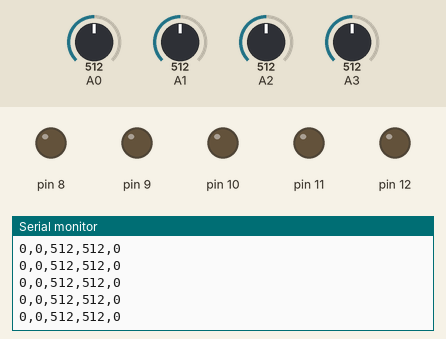
This sketch was run on a simulated Arduino Uno, built with avr-gcc and run on an emulated ATmega328P. Parts: output pins drawn as LEDs (lit = HIGH), the last lines printed to the serial monitor. The inputs (shaded band) are chosen by the test bench; at power-on: A2 = 512, A0 = 512, A1 = 512, A3 = 512.

Above: at 4.2 s.
4.3 s: A2 set to 109
At 5.1 s:
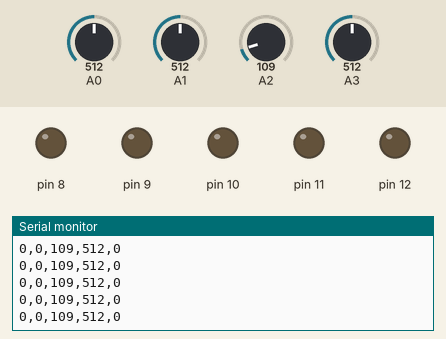
7.3 s: A2 set to 91
At 8.0 s:
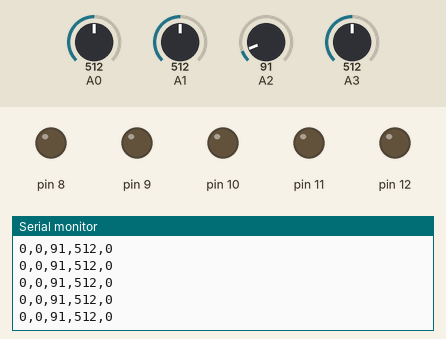
Timing chart, 0 to 10.3 s (numbered marks = the images above; inputs shaded):
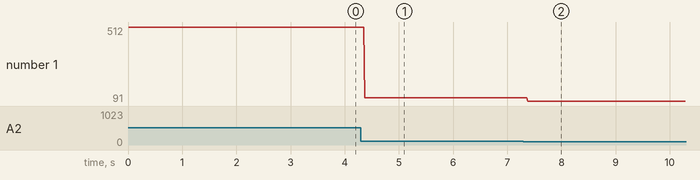

The sketch:

Flowers_led.ino
```cpp
int emg0 [64];
int emg1 [64];
int amp[2] = {0, 0};
int Max[2] = {0, 0};
int Min[2] = {1000, 1000};
int th[2] = {0, 0};
int L[2] = {0, 0};
byte B [11] = {0b00000000, 0b00000000, 0b00000000, 0b10000000, 0b11000000, 0b11100000, 0b11110000, 0b11111000, 0b11111100, 0b11111110, 0b11111111};
long int Time[2] = {0, 0};

void amplitude() {
  for (int i = 0; i < 63; i++) {
    emg0[i] = emg0[i + 1];
    emg1[i] = emg1[i + 1];
  }
  emg0[63] = analogRead(A0);
  emg1[63] = analogRead(A1);
  Min[0] = Min[1] = 1024;
  Max[0] = Max[1] = 0;
  for (int i = 0; i < 64; i++) {
    if (emg0[i] < Min[0]) {
      Min[0] = emg0[i];
    }
    if (emg0[0] > Max[0]) {
      Max[0] = emg0[i];
    }
    if (emg1[i] < Min[1]) {
      Min[1] = emg1[i];
    }
    if (emg1[0] > Max[1]) {
      Max[1] = emg1[i];
    }
  }
  amp[0] = 0.7 * amp[0] + 0.3 * (Max[0] - Min[0]);
  amp[1] = 0.7 * amp[1] + 0.3 * (Max[1] - Min[1]);
  th[0] = analogRead(A2);
  th[1] = analogRead(A3);
  if (amp[0] > th[0] and Time[0] > Time[1]) {
    L[1] = L[0];
    L[0] = min(10, L[0] + 1);
    Time[1] = Time[0] + 2000;
  }
  if (amp[1] > th[1] and Time[0] > Time[1]) {
    L[1] = L[0];
    L[0] = max(0, L[0] - 1);
    Time[1] = Time[0] + 2000;
  }
}


void led () {
  digitalWrite(10, 0);
  shiftOut(12, 11, LSBFIRST, B[L[0]]);
  digitalWrite(10, 1);
  digitalWrite(9, L[0] >= 1);
  digitalWrite(8, L[0] >= 2);
}


void output(){
  Serial.print(amp[0]);
  Serial.print(',');
  Serial.print(amp[1]);
  Serial.print(',');
  Serial.print(th[0]);
  Serial.print(',');
  Serial.print(th[1]);
  Serial.print(',');
  Serial.println(L[0]*100);
}

void setup() {
  Serial.begin(9600);
  for (int i = 8; i < 13; i++) {
    pinMode(i, OUTPUT);
  }
  for (int i = 0; i < 64; i++) {
    emg0[i] = analogRead(A0);
    emg1[i] = analogRead(A1);
  }
}

void loop() {
  Time[0] = millis();
  amplitude();
  if(L[0]!=L[1]){
    led();
  }
  output();
}
```

Measured:
- after the input at 4.3 s, the serial monitor: prints a new line after 0.07 s (image 1)
- after the input at 7.3 s, the serial monitor: prints a new line after 0.08 s (image 2)
- plotted number 1: 512 → 109 after the input at 4.3 s, 109 → 91 after the input at 7.3 s
